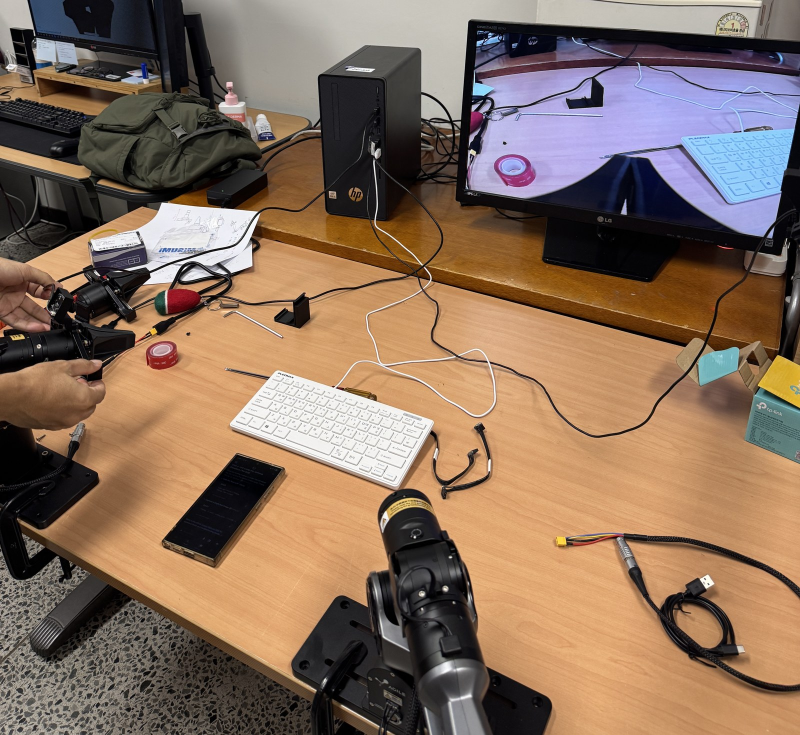
#> input picture 09_주간보고/2026-11-13/그림_실물_PiPER_시험.jpg, 1600 x 1470 px (shown at 1/2 size)
$ python fig_weekly_1113.py '../그림_실물_PiPER_시험.jpg'
#> lines starting #> are read from the running program, lines starting #| are printed output that depends on the picture
"""Picture for the 11-13 weekly report: the lab photo of 11-12 (real PiPER arm, 3D-printed camera mount on the
gripper, a printed mount part, wrist camera view on the monitor), cropped to landscape. No labels (user request).
Input: the phone photo (path as argv[1]); output: weekly_1113.jpg next to this file."""
import sys
from pathlib import Path

from PIL import Image, ImageOps

HERE = Path(__file__).resolve().parent
im = ImageOps.exif_transpose(Image.open(sys.argv[1])).convert("RGB")   # 4284 x 5712 (portrait)
#> im is the input picture: PIL image 1600x1470 RGB; mean R, G, B 135.5, 111.1, 93.1
W, H = im.size
#> W = 1600; H = 1470
top = int(280 * W / 675)                                               # crop line read on a 675-wide preview
#> top = 663
crop = im.crop((0, top, W, H))
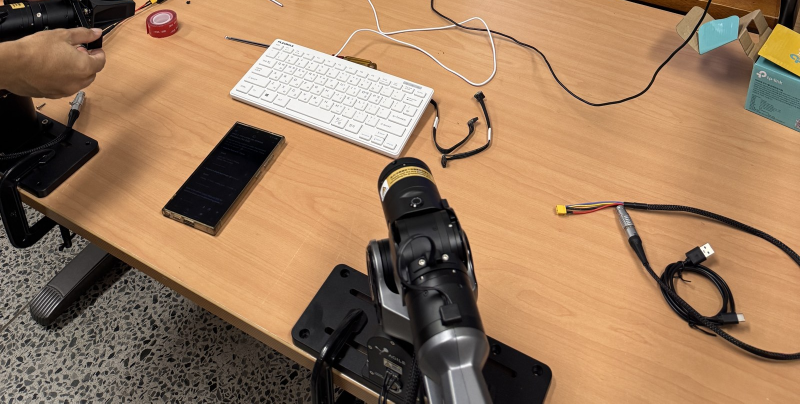
#> crop: PIL image 1600x807 RGB (shown at 1/2 size); mean R, G, B 156.3, 122.6, 92.4
crop.thumbnail((1600, 1600))
crop.save(HERE / "weekly_1113.jpg", quality=88)
print("wrote", HERE / "weekly_1113.jpg", crop.size)
#| wrote 09_주간보고/2026-11-13/코드/weekly_1113.jpg (1600, 807)
